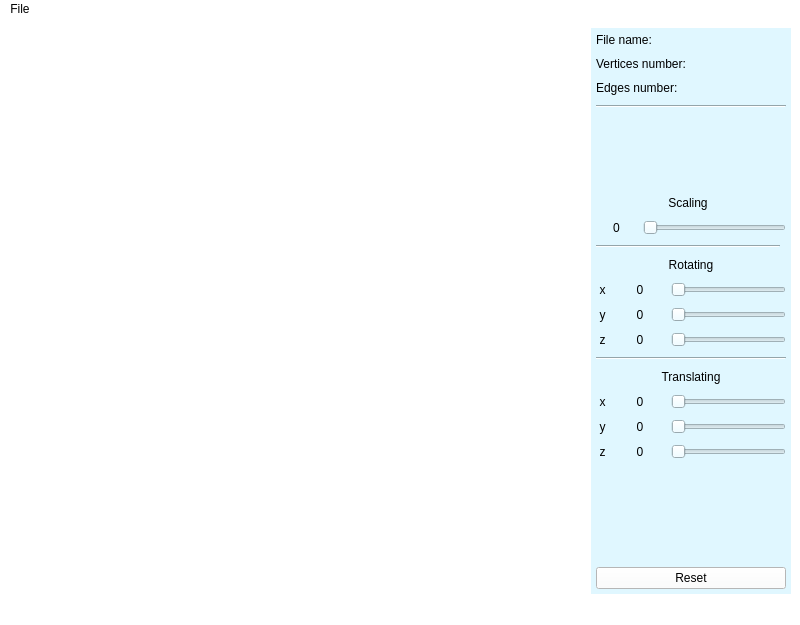
<?xml version="1.0" encoding="UTF-8"?>
<ui version="4.0">
 <class>View</class>
 <widget class="QMainWindow" name="View">
  <property name="geometry">
   <rect>
    <x>0</x>
    <y>0</y>
    <width>800</width>
    <height>625</height>
   </rect>
  </property>
  <property name="windowTitle">
   <string>View</string>
  </property>
  <property name="styleSheet">
   <string notr="true">background-color: rgb(255, 255, 255);</string>
  </property>
  <widget class="QWidget" name="centralwidget">
   <layout class="QHBoxLayout" name="horizontalLayout">
    <item>
     <widget class="viewer_widget" name="view_field" native="true"/>
    </item>
    <item>
     <widget class="QWidget" name="gridWidget" native="true">
      <property name="maximumSize">
       <size>
        <width>200</width>
        <height>16777215</height>
       </size>
      </property>
      <property name="styleSheet">
       <string notr="true">background-color: rgb(224, 247, 255);</string>
      </property>
      <layout class="QGridLayout" name="gridLayout_2">
       <property name="leftMargin">
        <number>5</number>
       </property>
       <property name="topMargin">
        <number>5</number>
       </property>
       <property name="rightMargin">
        <number>5</number>
       </property>
       <property name="bottomMargin">
        <number>5</number>
       </property>
       <property name="verticalSpacing">
        <number>10</number>
       </property>
       <item row="16" column="0" colspan="10">
        <widget class="QLabel" name="label_10">
         <property name="styleSheet">
          <string notr="true">font: 75 12pt &quot;Tibetan Machine Uni&quot;;
color: rgb(0, 0, 0);</string>
         </property>
         <property name="text">
          <string>Translating</string>
         </property>
         <property name="alignment">
          <set>Qt::AlignCenter</set>
         </property>
        </widget>
       </item>
       <item row="15" column="0" colspan="10">
        <widget class="Line" name="line_3">
         <property name="orientation">
          <enum>Qt::Horizontal</enum>
         </property>
        </widget>
       </item>
       <item row="21" column="3" colspan="2">
        <spacer name="horizontalSpacer_2">
         <property name="orientation">
          <enum>Qt::Horizontal</enum>
         </property>
         <property name="sizeHint" stdset="0">
          <size>
           <width>40</width>
           <height>20</height>
          </size>
         </property>
        </spacer>
       </item>
       <item row="5" column="0" colspan="9">
        <widget class="QLabel" name="label_9">
         <property name="styleSheet">
          <string notr="true">font: 75 12pt &quot;Tibetan Machine Uni&quot;;
color: rgb(0, 0, 0);</string>
         </property>
         <property name="text">
          <string>Scaling</string>
         </property>
         <property name="alignment">
          <set>Qt::AlignCenter</set>
         </property>
        </widget>
       </item>
       <item row="0" column="0" colspan="10">
        <widget class="QLabel" name="file_name_label">
         <property name="styleSheet">
          <string notr="true">font: 75 10pt &quot;Tibetan Machine Uni&quot;;
color: rgb(0, 0, 0);</string>
         </property>
         <property name="text">
          <string>File name: </string>
         </property>
         <property name="alignment">
          <set>Qt::AlignLeading|Qt::AlignLeft|Qt::AlignVCenter</set>
         </property>
        </widget>
       </item>
       <item row="21" column="5">
        <spacer name="horizontalSpacer_4">
         <property name="orientation">
          <enum>Qt::Horizontal</enum>
         </property>
         <property name="sizeHint" stdset="0">
          <size>
           <width>40</width>
           <height>20</height>
          </size>
         </property>
        </spacer>
       </item>
       <item row="21" column="7">
        <spacer name="horizontalSpacer_6">
         <property name="orientation">
          <enum>Qt::Horizontal</enum>
         </property>
         <property name="sizeHint" stdset="0">
          <size>
           <width>40</width>
           <height>20</height>
          </size>
         </property>
        </spacer>
       </item>
       <item row="21" column="2">
        <spacer name="horizontalSpacer_7">
         <property name="orientation">
          <enum>Qt::Horizontal</enum>
         </property>
         <property name="sizeHint" stdset="0">
          <size>
           <width>40</width>
           <height>20</height>
          </size>
         </property>
        </spacer>
       </item>
       <item row="4" column="3">
        <spacer name="verticalSpacer">
         <property name="orientation">
          <enum>Qt::Vertical</enum>
         </property>
         <property name="sizeHint" stdset="0">
          <size>
           <width>20</width>
           <height>40</height>
          </size>
         </property>
        </spacer>
       </item>
       <item row="23" column="0" colspan="10">
        <widget class="QPushButton" name="reset_button">
         <property name="styleSheet">
          <string notr="true">font: 75 10pt &quot;Tibetan Machine Uni&quot;;
color: rgb(0, 0, 0);
background-color: rgb(255, 255, 255);</string>
         </property>
         <property name="text">
          <string>Reset</string>
         </property>
        </widget>
       </item>
       <item row="1" column="0" colspan="10">
        <widget class="QLabel" name="vertices_number_label">
         <property name="styleSheet">
          <string notr="true">font: 75 10pt &quot;Tibetan Machine Uni&quot;;
color: rgb(0, 0, 0);</string>
         </property>
         <property name="text">
          <string>Vertices number:</string>
         </property>
         <property name="alignment">
          <set>Qt::AlignLeading|Qt::AlignLeft|Qt::AlignVCenter</set>
         </property>
        </widget>
       </item>
       <item row="21" column="8">
        <spacer name="horizontalSpacer_3">
         <property name="orientation">
          <enum>Qt::Horizontal</enum>
         </property>
         <property name="sizeHint" stdset="0">
          <size>
           <width>40</width>
           <height>20</height>
          </size>
         </property>
        </spacer>
       </item>
       <item row="3" column="0" colspan="10">
        <widget class="Line" name="line">
         <property name="orientation">
          <enum>Qt::Horizontal</enum>
         </property>
        </widget>
       </item>
       <item row="7" column="0" colspan="9">
        <widget class="Line" name="line_2">
         <property name="orientation">
          <enum>Qt::Horizontal</enum>
         </property>
        </widget>
       </item>
       <item row="22" column="6">
        <spacer name="verticalSpacer_2">
         <property name="orientation">
          <enum>Qt::Vertical</enum>
         </property>
         <property name="sizeHint" stdset="0">
          <size>
           <width>20</width>
           <height>40</height>
          </size>
         </property>
        </spacer>
       </item>
       <item row="21" column="6">
        <spacer name="horizontalSpacer_5">
         <property name="orientation">
          <enum>Qt::Horizontal</enum>
         </property>
         <property name="sizeHint" stdset="0">
          <size>
           <width>40</width>
           <height>20</height>
          </size>
         </property>
        </spacer>
       </item>
       <item row="21" column="0">
        <spacer name="horizontalSpacer">
         <property name="orientation">
          <enum>Qt::Horizontal</enum>
         </property>
         <property name="sizeHint" stdset="0">
          <size>
           <width>40</width>
           <height>20</height>
          </size>
         </property>
        </spacer>
       </item>
       <item row="2" column="0" colspan="10">
        <widget class="QLabel" name="edges_number_label">
         <property name="styleSheet">
          <string notr="true">font: 75 10pt &quot;Tibetan Machine Uni&quot;;
color: rgb(0, 0, 0);</string>
         </property>
         <property name="text">
          <string>Edges number:</string>
         </property>
        </widget>
       </item>
       <item row="8" column="0" colspan="10">
        <widget class="QLabel" name="label_8">
         <property name="layoutDirection">
          <enum>Qt::LeftToRight</enum>
         </property>
         <property name="styleSheet">
          <string notr="true">font: 75 12pt &quot;Tibetan Machine Uni&quot;;
color: rgb(0, 0, 0);</string>
         </property>
         <property name="text">
          <string>Rotating</string>
         </property>
         <property name="alignment">
          <set>Qt::AlignCenter</set>
         </property>
        </widget>
       </item>
       <item row="21" column="1">
        <spacer name="horizontalSpacer_8">
         <property name="orientation">
          <enum>Qt::Horizontal</enum>
         </property>
         <property name="sizeHint" stdset="0">
          <size>
           <width>40</width>
           <height>20</height>
          </size>
         </property>
        </spacer>
       </item>
       <item row="6" column="0" colspan="2">
        <widget class="QLabel" name="scaling_label">
         <property name="styleSheet">
          <string notr="true">color: rgb(0, 0, 0);</string>
         </property>
         <property name="text">
          <string>0</string>
         </property>
         <property name="alignment">
          <set>Qt::AlignCenter</set>
         </property>
        </widget>
       </item>
       <item row="6" column="2" colspan="8">
        <widget class="QSlider" name="scaling_slider">
         <property name="orientation">
          <enum>Qt::Horizontal</enum>
         </property>
        </widget>
       </item>
       <item row="10" column="3" colspan="7">
        <widget class="QSlider" name="rotation_slider_y">
         <property name="maximum">
          <number>360</number>
         </property>
         <property name="orientation">
          <enum>Qt::Horizontal</enum>
         </property>
        </widget>
       </item>
       <item row="11" column="3" colspan="7">
        <widget class="QSlider" name="rotation_slider_z">
         <property name="maximum">
          <number>360</number>
         </property>
         <property name="orientation">
          <enum>Qt::Horizontal</enum>
         </property>
        </widget>
       </item>
       <item row="9" column="0">
        <widget class="QLabel" name="label">
         <property name="styleSheet">
          <string notr="true">color: rgb(0, 0, 0);</string>
         </property>
         <property name="text">
          <string>x</string>
         </property>
         <property name="alignment">
          <set>Qt::AlignCenter</set>
         </property>
        </widget>
       </item>
       <item row="9" column="1" colspan="2">
        <widget class="QLabel" name="rotation_label_x">
         <property name="minimumSize">
          <size>
           <width>50</width>
           <height>0</height>
          </size>
         </property>
         <property name="styleSheet">
          <string notr="true">color: rgb(0, 0, 0);</string>
         </property>
         <property name="text">
          <string>0</string>
         </property>
         <property name="alignment">
          <set>Qt::AlignCenter</set>
         </property>
        </widget>
       </item>
       <item row="9" column="3" colspan="7">
        <widget class="QSlider" name="rotation_slider_x">
         <property name="maximum">
          <number>360</number>
         </property>
         <property name="tracking">
          <bool>true</bool>
         </property>
         <property name="orientation">
          <enum>Qt::Horizontal</enum>
         </property>
        </widget>
       </item>
       <item row="10" column="0">
        <widget class="QLabel" name="label_2">
         <property name="styleSheet">
          <string notr="true">color: rgb(0, 0, 0);</string>
         </property>
         <property name="text">
          <string>y</string>
         </property>
         <property name="alignment">
          <set>Qt::AlignCenter</set>
         </property>
        </widget>
       </item>
       <item row="10" column="1" colspan="2">
        <widget class="QLabel" name="rotation_label_y">
         <property name="styleSheet">
          <string notr="true">color: rgb(0, 0, 0);</string>
         </property>
         <property name="text">
          <string>0</string>
         </property>
         <property name="alignment">
          <set>Qt::AlignCenter</set>
         </property>
        </widget>
       </item>
       <item row="11" column="0">
        <widget class="QLabel" name="label_3">
         <property name="styleSheet">
          <string notr="true">color: rgb(0, 0, 0);</string>
         </property>
         <property name="text">
          <string>z</string>
         </property>
         <property name="alignment">
          <set>Qt::AlignCenter</set>
         </property>
        </widget>
       </item>
       <item row="11" column="1" colspan="2">
        <widget class="QLabel" name="rotation_label_z">
         <property name="styleSheet">
          <string notr="true">color: rgb(0, 0, 0);</string>
         </property>
         <property name="text">
          <string>0</string>
         </property>
         <property name="alignment">
          <set>Qt::AlignCenter</set>
         </property>
        </widget>
       </item>
       <item row="17" column="0">
        <widget class="QLabel" name="label_4">
         <property name="styleSheet">
          <string notr="true">color: rgb(0, 0, 0);</string>
         </property>
         <property name="text">
          <string>x</string>
         </property>
         <property name="alignment">
          <set>Qt::AlignCenter</set>
         </property>
        </widget>
       </item>
       <item row="18" column="0">
        <widget class="QLabel" name="label_5">
         <property name="styleSheet">
          <string notr="true">color: rgb(0, 0, 0);</string>
         </property>
         <property name="text">
          <string>y</string>
         </property>
         <property name="alignment">
          <set>Qt::AlignCenter</set>
         </property>
        </widget>
       </item>
       <item row="19" column="0">
        <widget class="QLabel" name="label_6">
         <property name="styleSheet">
          <string notr="true">color: rgb(0, 0, 0);</string>
         </property>
         <property name="text">
          <string>z</string>
         </property>
         <property name="alignment">
          <set>Qt::AlignCenter</set>
         </property>
        </widget>
       </item>
       <item row="17" column="1" colspan="2">
        <widget class="QLabel" name="translation_label_x">
         <property name="styleSheet">
          <string notr="true">color: rgb(0, 0, 0);</string>
         </property>
         <property name="text">
          <string>0</string>
         </property>
         <property name="alignment">
          <set>Qt::AlignCenter</set>
         </property>
        </widget>
       </item>
       <item row="18" column="1" colspan="2">
        <widget class="QLabel" name="translation_label_y">
         <property name="styleSheet">
          <string notr="true">color: rgb(0, 0, 0);</string>
         </property>
         <property name="text">
          <string>0</string>
         </property>
         <property name="alignment">
          <set>Qt::AlignCenter</set>
         </property>
        </widget>
       </item>
       <item row="19" column="1" colspan="2">
        <widget class="QLabel" name="translation_label_z">
         <property name="styleSheet">
          <string notr="true">color: rgb(0, 0, 0);</string>
         </property>
         <property name="text">
          <string>0</string>
         </property>
         <property name="alignment">
          <set>Qt::AlignCenter</set>
         </property>
        </widget>
       </item>
       <item row="19" column="3" colspan="7">
        <widget class="QSlider" name="translation_slider_z">
         <property name="maximum">
          <number>100</number>
         </property>
         <property name="orientation">
          <enum>Qt::Horizontal</enum>
         </property>
        </widget>
       </item>
       <item row="18" column="3" colspan="7">
        <widget class="QSlider" name="translation_slider_y">
         <property name="maximum">
          <number>100</number>
         </property>
         <property name="value">
          <number>0</number>
         </property>
         <property name="sliderPosition">
          <number>0</number>
         </property>
         <property name="orientation">
          <enum>Qt::Horizontal</enum>
         </property>
        </widget>
       </item>
       <item row="17" column="3" colspan="7">
        <widget class="QSlider" name="translation_slider_x">
         <property name="styleSheet">
          <string notr="true"/>
         </property>
         <property name="maximum">
          <number>100</number>
         </property>
         <property name="orientation">
          <enum>Qt::Horizontal</enum>
         </property>
        </widget>
       </item>
      </layout>
     </widget>
    </item>
   </layout>
  </widget>
  <widget class="QMenuBar" name="menubar">
   <property name="geometry">
    <rect>
     <x>0</x>
     <y>0</y>
     <width>800</width>
     <height>24</height>
    </rect>
   </property>
   <widget class="QMenu" name="menuFile">
    <property name="title">
     <string>File</string>
    </property>
    <addaction name="actionOpen"/>
    <addaction name="action_save_image"/>
    <addaction name="action_save_gif"/>
   </widget>
   <addaction name="menuFile"/>
  </widget>
  <widget class="QStatusBar" name="statusbar"/>
  <action name="actionOpen">
   <property name="text">
    <string>Open</string>
   </property>
  </action>
  <action name="action_save_image">
   <property name="text">
    <string>Save as jpeg/bmp</string>
   </property>
  </action>
  <action name="action_save_gif">
   <property name="text">
    <string>Save as GIF</string>
   </property>
  </action>
 </widget>
 <customwidgets>
  <customwidget>
   <class>viewer_widget</class>
   <extends>QWidget</extends>
   <header>viewer_widget.h</header>
   <container>1</container>
  </customwidget>
 </customwidgets>
 <resources/>
 <connections/>
</ui>
